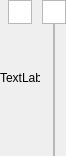
<?xml version="1.0" encoding="UTF-8"?>
<ui version="4.0">
 <class>VerticalTrackBar</class>
 <widget class="QDialog" name="VerticalTrackBar">
  <property name="geometry">
   <rect>
    <x>248</x>
    <y>38</y>
    <width>66</width>
    <height>156</height>
   </rect>
  </property>
  <property name="windowTitle">
   <string>Dialog</string>
  </property>
  <widget class="QGraphicsView" name="bar">
   <property name="geometry">
    <rect>
     <x>53</x>
     <y>0</y>
     <width>2</width>
     <height>156</height>
    </rect>
   </property>
  </widget>
  <widget class="QGraphicsView" name="track">
   <property name="geometry">
    <rect>
     <x>42</x>
     <y>0</y>
     <width>24</width>
     <height>24</height>
    </rect>
   </property>
  </widget>
  <widget class="QLabel" name="value">
   <property name="geometry">
    <rect>
     <x>0</x>
     <y>66</y>
     <width>40</width>
     <height>24</height>
    </rect>
   </property>
   <property name="text">
    <string>TextLabel</string>
   </property>
  </widget>
  <widget class="QGraphicsView" name="icon">
   <property name="geometry">
    <rect>
     <x>8</x>
     <y>0</y>
     <width>24</width>
     <height>24</height>
    </rect>
   </property>
  </widget>
 </widget>
 <resources/>
 <connections/>
</ui>
